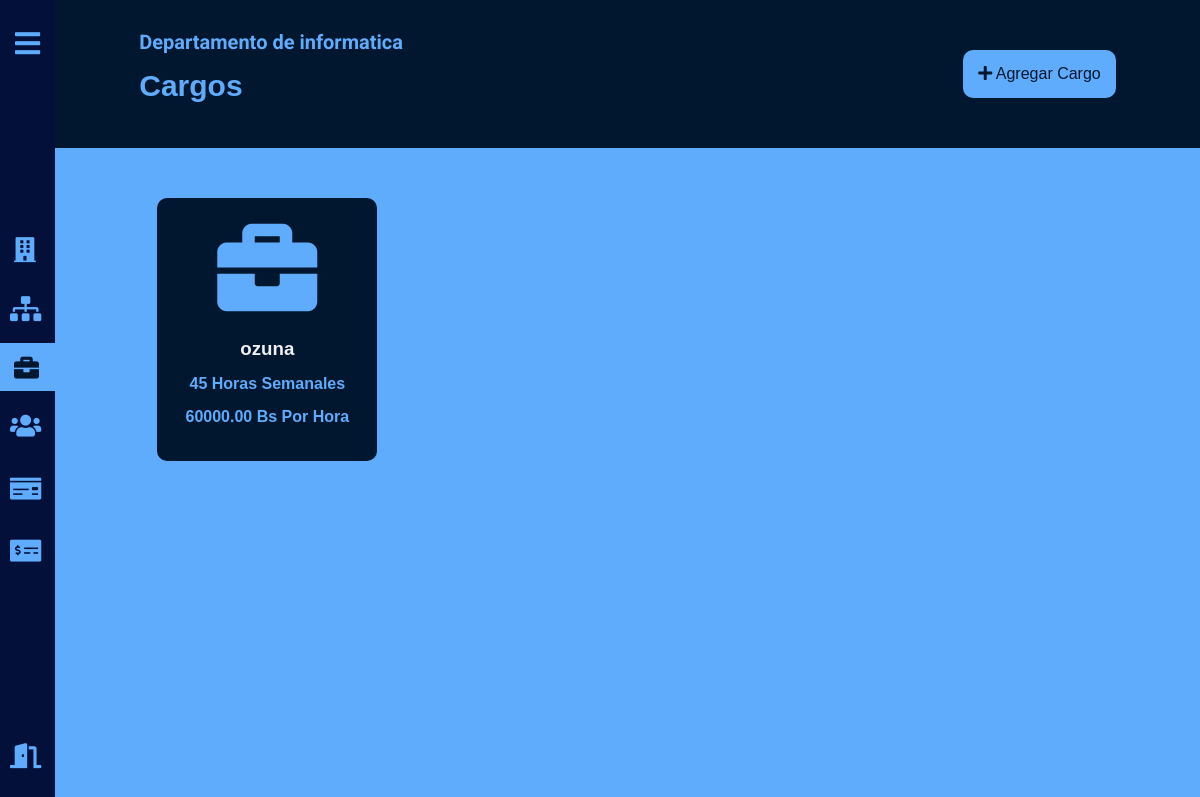
The page /jobs.php?department=1 (signed in) on the database its author committed.
### tables this page shows
CREATE TABLE `department` (
  `id` int(11) NOT NULL,
  `name` varchar(45) NOT NULL,
  `enterprise_id` int(10) UNSIGNED NOT NULL
);

CREATE TABLE `job` (
  `id` int(11) NOT NULL,
  `name` varchar(45) NOT NULL,
  `weekhours` int(10) UNSIGNED NOT NULL,
  `price_hour` decimal(10,2) NOT NULL,
  `department_id` int(11) NOT NULL
);

### jobs.php (the view, shortened to what this page needs)
<?php
    include("db.php");
    $departmentName = "";
    $id_enterprise = "";
    $id = "";
    if(isset($_GET['department'])){
        $id_enterprise = $_SESSION['enterprise'];
        $id = $_GET['department'];
        $query = "SELECT * FROM job where department_id = $id";
        $result = $conn->query($query);
        $query2 = "SELECT name FROM department where id = $id";
        $result2 = $conn->query($query2);
        if ($result2->num_rows > 0) {
            $row = $result2->fetch_assoc();
            $departmentName = $row['name'];
        }
    }else{
        header("Location: admin.php");
    }
?>
<!DOCTYPE html>
<html lang="es">
<head>
    <link rel="stylesheet" href="https://use.fontawesome.com/releases/v5.13.0/css/solid.css">
    <link rel="stylesheet" href="https://use.fontawesome.com/releases/v5.13.0/css/fontawesome.css">
    <link rel="stylesheet" href="css/admin.min.css">
    <link rel="stylesheet" href="css/products.min.css">
    </body>
</head>
<body>
    <div class="nav_container">
        <nav class="nav" id="menuNormal">
            <div class="container">
                <div class="main_nav_buttons">
                    <div class="menu_icon nav_buttons" id="menu_button">
                        <i class="fas fa-bars"></i>
                    </div>
                </div>
                <div class="menu-center">
                    <div class="nav_buttons options">
                        <a href="admin.php" class="icon_link building"><i class="fas fa-building"></i><span class="icon_text">Empresas</span></a>
                    </div>
                    <div class="nav_buttons options">
                        <a href="departments.php?enterprise=<?php echo $id_enterprise ?>" class="icon_link"><i class="fas fa-sitemap"></i><span class="icon_text">Departamentos</span></a>
                    </div>
                    <div class="nav_buttons options">
                        <a href="jobs.php?department=<?php echo $id ?>" class="icon_link active building"><i class="fas fa-briefcase active"></i><span class="icon_text active">Cargos</span></a>
                    </div>
                    <div class="nav_buttons options">
                        <a href="employees.php?department=<?php echo $id ?>" class="icon_link"><i class="fas fa-users"></i><span class="icon_text">Empleados</span></a>
                    </div>
                    <div class="nav_buttons options">
                        <a href="concepts.php?enterprise=<?php echo $_SESSION['enterprise'] ?>" class="icon_link"><i class="fas fa-money-check"></i><span class="icon_text">Conceptos De Pago</span></a>
                    </div>
                    <div class="nav_buttons options">
                        <a href="payroll.php?enterprise=<?php echo $_SESSION['enterprise'] ?>" class="icon_link"><i class="fas fa-money-check-alt"></i><span class="icon_text">Nómina</span></a>
                    </div>
                </div>
                <div class="logout_button nav_buttons">
                    <a href="/index.php" class="icon_link"><i class="fas fa-door-open"></i><span class="icon_text">Salir</span></a>
                </div>
            </div>
        </nav>
    </div>
    <header class="header">
        <div class="container">
            <div class="dpt-name">
                <h2 class="enterprise">Departamento de <?php echo $departmentName ?></h1>
                    <h2 class="department">Cargos</h2>
            </div>
            <a id="addProduct" href="addJob.php"><i class="fas fa-plus"></i> Agregar Cargo</a>
        </div>
    </header>
    <main class="main">
        <div class="container">
            <ul class="products_list">
            <?php
                if ($result->num_rows > 0) {
                    while($row = $result->fetch_assoc()) { ?>
                        <li class="product" onclick="location.href='editJob.php?job=<?php echo $row['id'] ?>'">
                            <div class="product_imgbox">
                            <i class="product_imgbox_img fas fa-briefcase"></i>
                            </div>
                            <div class="product_info">
                                <div class="product_info_titlebox">
                                    <h3 class="product_info_titlebox_title">
                                        <?php echo $row['name'] ?>
                                    </h3>
                                    <div class="product_info_titlebox_price">
                                        <?php echo $row['weekhours'] ?> Horas Semanales
                                    </div>
                                    <div class="product_info_titlebox_price">
                                    <?php echo $row['price_hour'] ?> Bs Por Hora
                                    </div>
                                </div>
                            </div>
                        </li>
                    <?php }
                    echo "</ul>";
                } else {
                    echo "</ul>";
                    echo "<h2>No se han encontrado resultados</h2>";
                } ?>
        </div>
    </main>
</body>
</html>

### rows shown on the page
department: name "informatica"
job: name "ozuna", weekhours "45", price_hour "60000.00"
